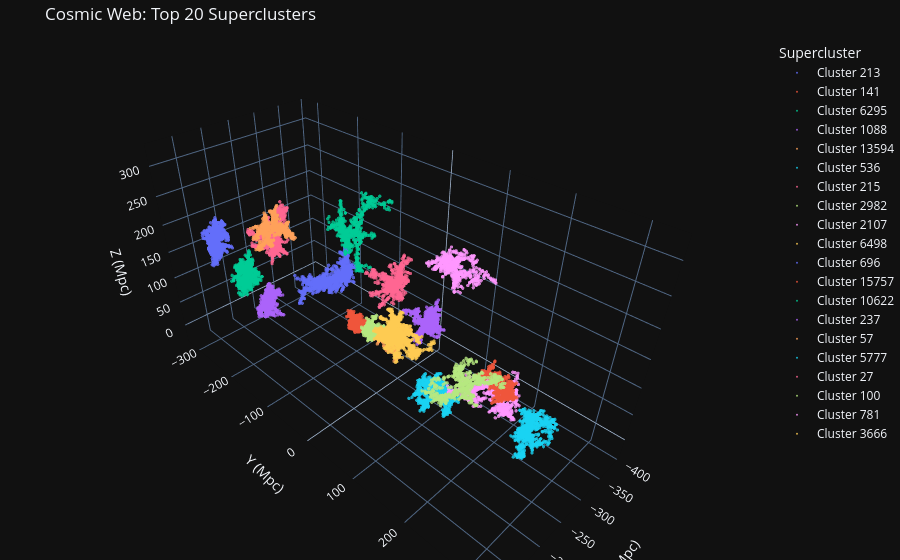

Notebook code for this chart:
### Code cell
import plotly.express as px

print("Rendering 3D Universe...")

# 1. Isolate the top 20 largest clusters to prevent Plotly from lagging
top_20_ids = my_galaxies['Louvain_Community_ID'].value_counts().head(20).index
top_clusters_df = my_galaxies[my_galaxies['Louvain_Community_ID'].isin(top_20_ids)].copy()

# 2. Convert ID to string for discrete color mapping in Plotly
top_clusters_df['Supercluster'] = "Cluster " + top_clusters_df['Louvain_Community_ID'].astype(str)

# 3. Build the interactive 3D plot
fig = px.scatter_3d(
    top_clusters_df, 
    x='X', y='Y', z='Z', 
    color='Supercluster',
    title="Cosmic Web: Top 20 Superclusters",
    opacity=0.8
)

# 4. Keep the galaxy markers small and apply a dark space theme
fig.update_traces(marker=dict(size=2))
fig.update_layout(
    template="plotly_dark", 
    margin=dict(r=0, b=0, l=0, t=40),
    scene=dict(
        xaxis_title='X (Mpc)',
        yaxis_title='Y (Mpc)',
        zaxis_title='Z (Mpc)'
    )
)

# Display the map
fig.show()

### Figure 1 — Plotly figure (JSON) as saved in the notebook; plotly's stock layout.template omitted (floating-point values rounded to 4 significant figures; data arrays with more than 128 entries replaced by an {"elided": "..."} marker saying what was removed)
{"data": [{"hovertemplate": "Supercluster=Cluster 213<br>X=%{x}<br>Y=%{y}<br>Z=%{z}<extra></extra>", "legendgroup": "Cluster 213", "marker": {"color": "#636efa", "opacity": 0.8, "size": 2, "symbol": "circle"}, "mode": "markers", "name": "Cluster 213", "scene": "scene", "showlegend": true, "type": "scatter3d", "x": {"elided": "1004 float values"}, "y": {"elided": "1004 float values"}, "z": {"elided": "1004 float values"}}, {"hovertemplate": "Supercluster=Cluster 141<br>X=%{x}<br>Y=%{y}<br>Z=%{z}<extra></extra>", "legendgroup": "Cluster 141", "marker": {"color": "#EF553B", "opacity": 0.8, "size": 2, "symbol": "circle"}, "mode": "markers", "name": "Cluster 141", "scene": "scene", "showlegend": true, "type": "scatter3d", "x": {"elided": "685 float values"}, "y": {"elided": "685 float values"}, "z": {"elided": "685 float values"}}, {"hovertemplate": "Supercluster=Cluster 6295<br>X=%{x}<br>Y=%{y}<br>Z=%{z}<extra></extra>", "legendgroup": "Cluster 6295", "marker": {"color": "#00cc96", "opacity": 0.8, "size": 2, "symbol": "circle"}, "mode": "markers", "name": "Cluster 6295", "scene": "scene", "showlegend": true, "type": "scatter3d", "x": {"elided": "703 float values"}, "y": {"elided": "703 float values"}, "z": {"elided": "703 float values"}}, {"hovertemplate": "Supercluster=Cluster 1088<br>X=%{x}<br>Y=%{y}<br>Z=%{z}<extra></extra>", "legendgroup": "Cluster 1088", "marker": {"color": "#ab63fa", "opacity": 0.8, "size": 2, "symbol": "circle"}, "mode": "markers", "name": "Cluster 1088", "scene": "scene", "showlegend": true, "type": "scatter3d", "x": {"elided": "870 float values"}, "y": {"elided": "870 float values"}, "z": {"elided": "870 float values"}}, {"hovertemplate": "Supercluster=Cluster 13594<br>X=%{x}<br>Y=%{y}<br>Z=%{z}<extra></extra>", "legendgroup": "Cluster 13594", "marker": {"color": "#FFA15A", "opacity": 0.8, "size": 2, "symbol": "circle"}, "mode": "markers", "name": "Cluster 13594", "scene": "scene", "showlegend": true, "type": "scatter3d", "x": {"elided": "882 float values"}, "y": {"elided": "882 float values"}, "z": {"elided": "882 float values"}}, {"hovertemplate": "Supercluster=Cluster 536<br>X=%{x}<br>Y=%{y}<br>Z=%{z}<extra></extra>", "legendgroup": "Cluster 536", "marker": {"color": "#19d3f3", "opacity": 0.8, "size": 2, "symbol": "circle"}, "mode": "markers", "name": "Cluster 536", "scene": "scene", "showlegend": true, "type": "scatter3d", "x": {"elided": "796 float values"}, "y": {"elided": "796 float values"}, "z": {"elided": "796 float values"}}, {"hovertemplate": "Supercluster=Cluster 215<br>X=%{x}<br>Y=%{y}<br>Z=%{z}<extra></extra>", "legendgroup": "Cluster 215", "marker": {"color": "#FF6692", "opacity": 0.8, "size": 2, "symbol": "circle"}, "mode": "markers", "name": "Cluster 215", "scene": "scene", "showlegend": true, "type": "scatter3d", "x": {"elided": "829 float values"}, "y": {"elided": "829 float values"}, "z": {"elided": "829 float values"}}, {"hovertemplate": "Supercluster=Cluster 2982<br>X=%{x}<br>Y=%{y}<br>Z=%{z}<extra></extra>", "legendgroup": "Cluster 2982", "marker": {"color": "#B6E880", "opacity": 0.8, "size": 2, "symbol": "circle"}, "mode": "markers", "name": "Cluster 2982", "scene": "scene", "showlegend": true, "type": "scatter3d", "x": {"elided": "597 float values"}, "y": {"elided": "597 float values"}, "z": {"elided": "597 float values"}}, {"hovertemplate": "Supercluster=Cluster 2107<br>X=%{x}<br>Y=%{y}<br>Z=%{z}<extra></extra>", "legendgroup": "Cluster 2107", "marker": {"color": "#FF97FF", "opacity": 0.8, "size": 2, "symbol": "circle"}, "mode": "markers", "name": "Cluster 2107", "scene": "scene", "showlegend": true, "type": "scatter3d", "x": {"elided": "631 float values"}, "y": {"elided": "631 float values"}, "z": {"elided": "631 float values"}}, {"hovertemplate": "Supercluster=Cluster 6498<br>X=%{x}<br>Y=%{y}<br>Z=%{z}<extra></extra>", "legendgroup": "Cluster 6498", "marker": {"color": "#FECB52", "opacity": 0.8, "size": 2, "symbol": "circle"}, "mode": "markers", "name": "Cluster 6498", "scene": "scene", "showlegend": true, "type": "scatter3d", "x": {"elided": "982 float values"}, "y": {"elided": "982 float values"}, "z": {"elided": "982 float values"}}, {"hovertemplate": "Supercluster=Cluster 696<br>X=%{x}<br>Y=%{y}<br>Z=%{z}<extra></extra>", "legendgroup": "Cluster 696", "marker": {"color": "#636efa", "opacity": 0.8, "size": 2, "symbol": "circle"}, "mode": "markers", "name": "Cluster 696", "scene": "scene", "showlegend": true, "type": "scatter3d", "x": {"elided": "942 float values"}, "y": {"elided": "942 float values"}, "z": {"elided": "942 float values"}}, {"hovertemplate": "Supercluster=Cluster 15757<br>X=%{x}<br>Y=%{y}<br>Z=%{z}<extra></extra>", "legendgroup": "Cluster 15757", "marker": {"color": "#EF553B", "opacity": 0.8, "size": 2, "symbol": "circle"}, "mode": "markers", "name": "Cluster 15757", "scene": "scene", "showlegend": true, "type": "scatter3d", "x": {"elided": "570 float values"}, "y": {"elided": "570 float values"}, "z": {"elided": "570 float values"}}, {"hovertemplate": "Supercluster=Cluster 10622<br>X=%{x}<br>Y=%{y}<br>Z=%{z}<extra></extra>", "legendgroup": "Cluster 10622", "marker": {"color": "#00cc96", "opacity": 0.8, "size": 2, "symbol": "circle"}, "mode": "markers", "name": "Cluster 10622", "scene": "scene", "showlegend": true, "type": "scatter3d", "x": {"elided": "596 float values"}, "y": {"elided": "596 float values"}, "z": {"elided": "596 float values"}}, {"hovertemplate": "Supercluster=Cluster 237<br>X=%{x}<br>Y=%{y}<br>Z=%{z}<extra></extra>", "legendgroup": "Cluster 237", "marker": {"color": "#ab63fa", "opacity": 0.8, "size": 2, "symbol": "circle"}, "mode": "markers", "name": "Cluster 237", "scene": "scene", "showlegend": true, "type": "scatter3d", "x": {"elided": "912 float values"}, "y": {"elided": "912 float values"}, "z": {"elided": "912 float values"}}, {"hovertemplate": "Supercluster=Cluster 57<br>X=%{x}<br>Y=%{y}<br>Z=%{z}<extra></extra>", "legendgroup": "Cluster 57", "marker": {"color": "#FFA15A", "opacity": 0.8, "size": 2, "symbol": "circle"}, "mode": "markers", "name": "Cluster 57", "scene": "scene", "showlegend": true, "type": "scatter3d", "x": {"elided": "623 float values"}, "y": {"elided": "623 float values"}, "z": {"elided": "623 float values"}}, {"hovertemplate": "Supercluster=Cluster 5777<br>X=%{x}<br>Y=%{y}<br>Z=%{z}<extra></extra>", "legendgroup": "Cluster 5777", "marker": {"color": "#19d3f3", "opacity": 0.8, "size": 2, "symbol": "circle"}, "mode": "markers", "name": "Cluster 5777", "scene": "scene", "showlegend": true, "type": "scatter3d", "x": {"elided": "682 float values"}, "y": {"elided": "682 float values"}, "z": {"elided": "682 float values"}}, {"hovertemplate": "Supercluster=Cluster 27<br>X=%{x}<br>Y=%{y}<br>Z=%{z}<extra></extra>", "legendgroup": "Cluster 27", "marker": {"color": "#FF6692", "opacity": 0.8, "size": 2, "symbol": "circle"}, "mode": "markers", "name": "Cluster 27", "scene": "scene", "showlegend": true, "type": "scatter3d", "x": {"elided": "668 float values"}, "y": {"elided": "668 float values"}, "z": {"elided": "668 float values"}}, {"hovertemplate": "Supercluster=Cluster 100<br>X=%{x}<br>Y=%{y}<br>Z=%{z}<extra></extra>", "legendgroup": "Cluster 100", "marker": {"color": "#B6E880", "opacity": 0.8, "size": 2, "symbol": "circle"}, "mode": "markers", "name": "Cluster 100", "scene": "scene", "showlegend": true, "type": "scatter3d", "x": {"elided": "587 float values"}, "y": {"elided": "587 float values"}, "z": {"elided": "587 float values"}}, {"hovertemplate": "Supercluster=Cluster 781<br>X=%{x}<br>Y=%{y}<br>Z=%{z}<extra></extra>", "legendgroup": "Cluster 781", "marker": {"color": "#FF97FF", "opacity": 0.8, "size": 2, "symbol": "circle"}, "mode": "markers", "name": "Cluster 781", "scene": "scene", "showlegend": true, "type": "scatter3d", "x": {"elided": "601 float values"}, "y": {"elided": "601 float values"}, "z": {"elided": "601 float values"}}, {"hovertemplate": "Supercluster=Cluster 3666<br>X=%{x}<br>Y=%{y}<br>Z=%{z}<extra></extra>", "legendgroup": "Cluster 3666", "marker": {"color": "#FECB52", "opacity": 0.8, "size": 2, "symbol": "circle"}, "mode": "markers", "name": "Cluster 3666", "scene": "scene", "showlegend": true, "type": "scatter3d", "x": {"elided": "575 float values"}, "y": {"elided": "575 float values"}, "z": {"elided": "575 float values"}}], "layout": {"legend": {"title": {"text": "Supercluster"}, "tracegroupgap": 0}, "margin": {"b": 0, "l": 0, "r": 0, "t": 40}, "scene": {"domain": {"x": [0, 1], "y": [0, 1]}, "xaxis": {"title": {"text": "X (Mpc)"}}, "yaxis": {"title": {"text": "Y (Mpc)"}}, "zaxis": {"title": {"text": "Z (Mpc)"}}}, "title": {"text": "Cosmic Web: Top 20 Superclusters"}}}
